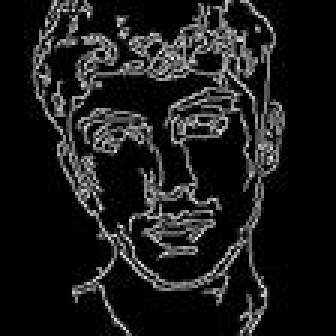
#> input picture image.jpeg, 112 x 112 px (shown 3 times larger)
$ python bit-compressed.py
#> lines starting #> are read from the running program, lines starting #| are printed output that depends on the picture
import numpy as np
from PIL import Image

def create_compressed_image(image_path, output_image_path, img_size=112):
#> called with image_path = 'image.jpeg', output_image_path = 'bit_compressed.jpeg', img_size = 112
    try:
        # Open and convert image to grayscale
        with Image.open(image_path) as img:
#> img is the input picture: PIL image 112x112 RGB; min 0, max 255, mean 27.3
            img = img.convert('L')  # Convert to grayscale
#> img: PIL image 112x112 L

            # Resize to expected size (112x112)
            img = img.resize((img_size, img_size))

            # Convert to numpy array (normalize to [0,1])
            img_array = np.array(img, dtype=np.float32) / 255.0

            # Apply 4-bit quantization
            img_array = np.round(img_array * 15).astype(np.uint8)  # 15 = 2^4 - 1

            # Scale back to 8-bit range
            img_array = (img_array * 255 // 15).astype(np.uint8)
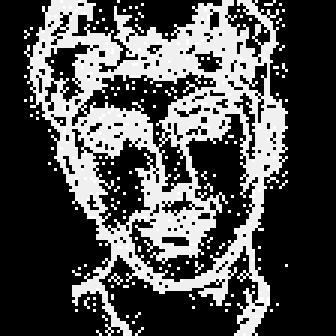
#> img_array: shape (112, 112) (shown 3 times larger); min 0, max 17, mean 5.29; drawn with min black and max white

            # Create RGB image
            img_rgb = np.stack([img_array] * 3, axis=-1)  # Stack for RGB channels

            # Convert numpy array back to PIL Image
            compressed_image = Image.fromarray(img_rgb)

            # Save the compressed image
            compressed_image.save(output_image_path, 'JPEG')

            print(f"Created compressed image at {output_image_path}")

    except Exception as e:
        print(f"Error: {str(e)}")
        raise

if __name__ == "__main__":
    image_path = "image.jpeg"
    output_image_path = "bit_compressed.jpeg"
    create_compressed_image(image_path, output_image_path)
